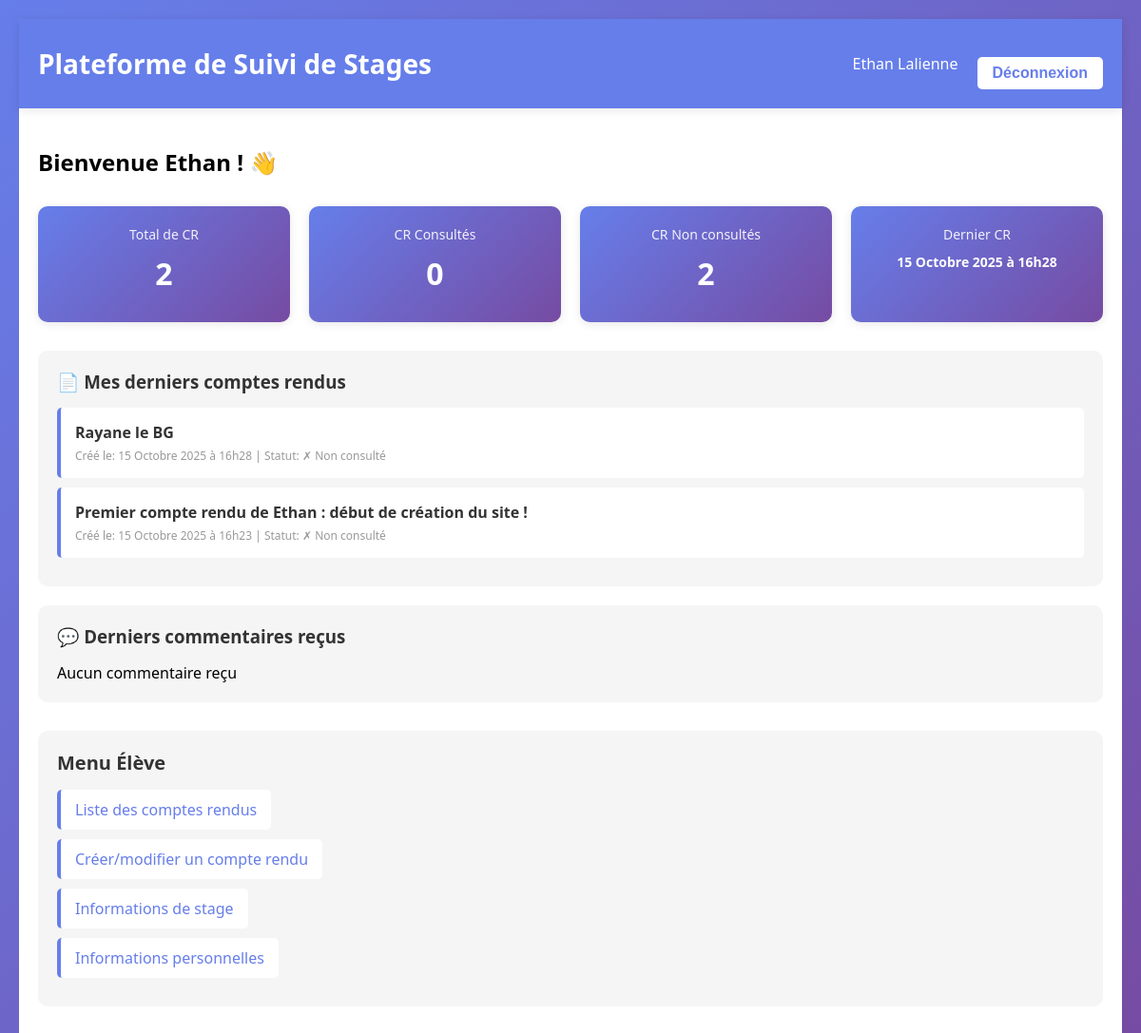
/accueil.php (signed in), run on the app's committed database.
### tables this page shows
CREATE TABLE IF NOT EXISTS `cr` (
  `num` bigint NOT NULL AUTO_INCREMENT,
  `date` date DEFAULT NULL,
  `description` text,
  `contenu_html` LONGTEXT,
  `vu` tinyint(1) DEFAULT '0',
  `datetime` datetime DEFAULT NULL,
  `num_utilisateur` int DEFAULT NULL,
  PRIMARY KEY (`num`),
  KEY `num_utilisateur` (`num_utilisateur`)
);

### accueil.php (the view, shortened to what this page needs)
<?php
global $bdd;
$stats_eleve = null;
$commentaires_result = null;
$derniers_cr_result = null;
if (isset($_SESSION['Sid'])) {
    if ($_SESSION['Stype'] == 0) {
        $stats_query = "SELECT
                        COUNT(*) as total_cr,
                        SUM(CASE WHEN vu = 1 THEN 1 ELSE 0 END) as cr_vus,
                        SUM(CASE WHEN vu = 0 THEN 1 ELSE 0 END) as cr_non_vus,
                        MAX(datetime) as dernier_cr
                        FROM cr
                        WHERE num_utilisateur = {$_SESSION['Sid']}";
        $stats_eleve_result = mysqli_query($bdd, $stats_query);
        $stats_eleve = mysqli_fetch_assoc($stats_eleve_result);
        $commentaires_query = "SELECT c.*, cr.description as cr_description, u.nom, u.prenom
                              FROM commentaires c
                              JOIN cr ON c.cr_id = cr.num
                              JOIN utilisateur u ON c.professeur_id = u.num
                              WHERE cr.num_utilisateur = {$_SESSION['Sid']}
                              ORDER BY c.date_creation DESC
                              LIMIT 5";
        $commentaires_result = mysqli_query($bdd, $commentaires_query);
        $derniers_cr_query = "SELECT * FROM cr
                             WHERE num_utilisateur = {$_SESSION['Sid']}
                             ORDER BY datetime DESC
                             LIMIT 5";
        $derniers_cr_result = mysqli_query($bdd, $derniers_cr_query);
    }
}
function formatDateFrench($date) {
    $english_months = array('January', 'February', 'March', 'April', 'May', 'June', 'July', 'August', 'September', 'October', 'November', 'December');
    $french_months = array('Janvier', 'Février', 'Mars', 'Avril', 'Mai', 'Juin', 'Juillet', 'Août', 'Septembre', 'Octobre', 'Novembre', 'Décembre');
    $date_str = date('d F Y à H\hi', strtotime($date));
    $date_str = str_replace($english_months, $french_months, $date_str);
    return $date_str;
}
?>
<!DOCTYPE html>
<html lang="fr">
<head>
</head>
<body>
    <?php if (!isset($_SESSION['Sid'])): ?>
    <div class="login-container">
        <h2>Plateforme de Suivi de Stages</h2>
        <?php if (isset($error)): ?>
            <div class="error"><?php echo htmlspecialchars($error); ?></div>
        <?php endif; ?>
        <form action="accueil.php" method="POST">
            <div class="form-group">
                <label for="login">Login :</label>
                <input type="text" id="login" name="login" required>
            </div>
            <div class="form-group">
                <label for="motdepasse">Mot de passe :</label>
                <input type="password" id="motdepasse" name="motdepasse" required>
            </div>
            <button type="submit" name="send_con">Se connecter</button>
        </form>
        <div class="links">
            <a href="sendmail.php">Mot de passe oublié ?</a> |
            <a href="inscription.php">Créer un compte</a>
        </div>
    </div>
    <?php else: ?>
    <div class="dashboard">
        <header>
            <div class="header-content">
                <h1>Plateforme de Suivi de Stages</h1>
                <div class="user-info">
                    <span><?php echo htmlspecialchars($_SESSION['Sprenom'] . " " . $_SESSION['Snom']); ?></span>
                    <form method="POST" style="display: inline;">
                        <button type="submit" name="deco" class="logout-btn">Déconnexion</button>
                    </form>
                </div>
            </div>
        </header>
        <main>
            <h2>Bienvenue <?php echo htmlspecialchars($_SESSION['Sprenom']); ?> ! 👋</h2>
            <?php if ($_SESSION['Stype'] == 0): ?>
            <div class="stats-grid">
                <div class="stat-card">
                    <div class="stat-label">Total de CR</div>
                    <div class="stat-number"><?php echo $stats_eleve['total_cr'] ?? 0; ?></div>
                </div>
                <div class="stat-card">
                    <div class="stat-label">CR Consultés</div>
                    <div class="stat-number"><?php echo $stats_eleve['cr_vus'] ?? 0; ?></div>
                </div>
                <div class="stat-card">
                    <div class="stat-label">CR Non consultés</div>
                    <div class="stat-number"><?php echo $stats_eleve['cr_non_vus'] ?? 0; ?></div>
                </div>
                <div class="stat-card">
                    <div class="stat-label">Dernier CR</div>
                    <div class="stat-number" style="font-size: 14px;">
                        <?php echo $stats_eleve['dernier_cr'] ? formatDateFrench($stats_eleve['dernier_cr']) : 'Aucun'; ?>
                    </div>
                </div>
            </div>
            <div class="section">
                <h3>📄 Mes derniers comptes rendus</h3>
                <?php if ($derniers_cr_result && mysqli_num_rows($derniers_cr_result) > 0): ?>
                    <?php while ($cr = mysqli_fetch_assoc($derniers_cr_result)): ?>
                    <div class="list-item">
                        <div class="list-item-title"><?php echo htmlspecialchars($cr['description']); ?></div>
                        <div class="list-item-meta">
                            Créé le: <?php echo formatDateFrench($cr['datetime']); ?> |
                            Statut: <?php echo $cr['vu'] ? '✓ Consulté' : '✗ Non consulté'; ?>
                        </div>
                    </div>
                    <?php endwhile; ?>
                <?php else: ?>
                    <p>Aucun compte rendu créé</p>
                <?php endif; ?>
            </div>
            <div class="section">
                <h3>💬 Derniers commentaires reçus</h3>
                <?php if ($commentaires_result && mysqli_num_rows($commentaires_result) > 0): ?>
                    <?php while ($com = mysqli_fetch_assoc($commentaires_result)): ?>
                    <div class="list-item">
                        <div class="list-item-title">
                            <?php echo htmlspecialchars($com['nom'] . " " . $com['prenom']); ?> -
                            <?php echo htmlspecialchars($com['cr_description']); ?>
                        </div>
                        <div class="list-item-meta">
                            <?php echo htmlspecialchars(substr($com['commentaire'], 0, 100)); ?>...
                        </div>
                    </div>
                    <?php endwhile; ?>
                <?php else: ?>
                    <p>Aucun commentaire reçu</p>
                <?php endif; ?>
            </div>
            <?php endif; ?>
            <div class="menu-section">
                <?php if ($_SESSION['Stype'] == 0): ?>
                    <h3>Menu Élève</h3>
                    <ul>
                        <li><a href="liste_cr.php">Liste des comptes rendus</a></li>
                        <li><a href="editer_cr.php">Créer/modifier un compte rendu</a></li>
                        <li><a href="mon_stage.php">Informations de stage</a></li>
                        <li><a href="perso.php">Informations personnelles</a></li>
                    </ul>
                <?php endif; ?>
            </div>
        </main>
    </div>
    <?php endif; ?>
</body>
</html>

### accueil.php (style rules this page uses)
* { margin: 0; padding: 0; box-sizing: border-box; }
body { font-family: 'Segoe UI', Tahoma, Geneva, Verdana, sans-serif; background: linear-gradient(135deg, #667eea 0%, #764ba2 100%); min-height: 100vh; display: flex; align-items: center; justify-content: center; padding: 20px; }
button { width: 100%; padding: 12px; background: #667eea; color: white; border: none; border-radius: 5px; font-size: 16px; font-weight: 600; cursor: pointer; margin-top: 20px; transition: background 0.3s; }
.dashboard { width: 100%; background: white; min-height: 100vh; }
.dashboard header { background: #667eea; color: white; padding: 20px; box-shadow: 0 2px 10px rgba(0, 0, 0, 0.1); }
.header-content { max-width: 1200px; margin: 0 auto; display: flex; justify-content: space-between; align-items: center; }
.header-content h1 { font-size: 28px; }
.user-info { display: flex; align-items: center; gap: 20px; }
.logout-btn { background: white; color: #667eea; padding: 8px 16px; border-radius: 5px; border: none; cursor: pointer; font-weight: 600; width: auto; }
.dashboard main { max-width: 1200px; margin: 40px auto; padding: 0 20px; }
.stats-grid { display: grid; grid-template-columns: repeat(auto-fit, minmax(200px, 1fr)); gap: 20px; margin: 30px 0; }
.stat-card { background: linear-gradient(135deg, #667eea 0%, #764ba2 100%); color: white; padding: 20px; border-radius: 10px; text-align: center; box-shadow: 0 2px 10px rgba(0, 0, 0, 0.1); }
.stat-number { font-size: 32px; font-weight: bold; margin: 10px 0; }
.stat-label { font-size: 14px; opacity: 0.9; }
.section { background: #f5f5f5; padding: 20px; border-radius: 10px; margin: 20px 0; }
.section h3 { color: #333; margin-bottom: 15px; }
.list-item { background: white; padding: 15px; margin: 10px 0; border-radius: 5px; border-left: 4px solid #667eea; }
.list-item-title { font-weight: 600; color: #333; }
.list-item-meta { font-size: 12px; color: #999; margin-top: 5px; }
.menu-section { background: #f5f5f5; padding: 20px; border-radius: 10px; margin: 30px 0; }
.menu-section h3 { color: #333; margin-bottom: 15px; font-size: 20px; }
.menu-section ul { list-style: none; padding: 0; }
.menu-section li { margin: 10px 0; }
.menu-section a { display: inline-block; padding: 10px 15px; background: white; color: #667eea; text-decoration: none; border-radius: 5px; border-left: 4px solid #667eea; transition: all 0.3s; }

### data on the page
cr: description "Rayane le BG", datetime "15 Octobre 2025 à 16h28", vu "✗ Non consulté"
cr: description "Premier compte rendu de Ethan : début de création du site !", datetime "15 Octobre 2025 à 16h23", vu "✗ Non consulté"

### other printed values
$_SESSION['Sprenom'] . " " . $_SESSION['Snom'] "Ethan Lalienne"
$_SESSION['Sprenom'] "Ethan"
$stats_eleve['total_cr'] "2"
$stats_eleve['cr_vus'] "0"
$stats_eleve['cr_non_vus'] "2"
formatDateFrench($stats_eleve['dernier_cr']) "15 Octobre 2025 à 16h28"
